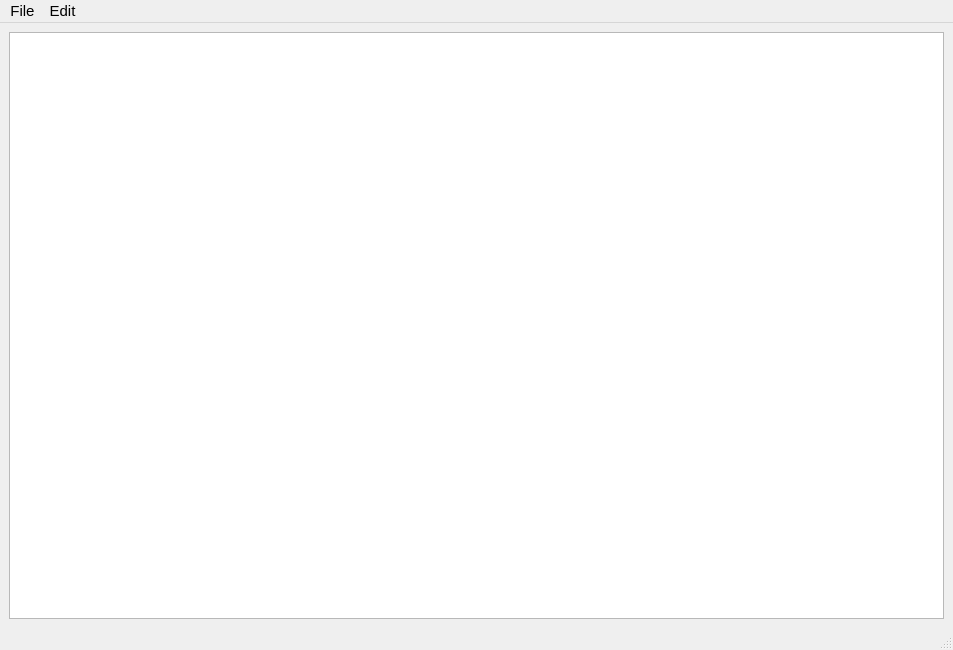
<?xml version="1.0" encoding="UTF-8"?>
<ui version="4.0">
 <class>MainWindow</class>
 <widget class="QMainWindow" name="MainWindow">
  <property name="geometry">
   <rect>
    <x>0</x>
    <y>0</y>
    <width>953</width>
    <height>650</height>
   </rect>
  </property>
  <property name="windowTitle">
   <string>MainWindow</string>
  </property>
  <widget class="QWidget" name="centralwidget">
   <layout class="QVBoxLayout" name="verticalLayout">
    <item>
     <widget class="QTreeView" name="qrcTreeView">
      <property name="font">
       <font>
        <family>Microsoft YaHei UI</family>
        <pointsize>14</pointsize>
       </font>
      </property>
      <property name="accessibleName">
       <string/>
      </property>
     </widget>
    </item>
   </layout>
  </widget>
  <widget class="QMenuBar" name="menubar">
   <property name="geometry">
    <rect>
     <x>0</x>
     <y>0</y>
     <width>953</width>
     <height>26</height>
    </rect>
   </property>
   <property name="font">
    <font>
     <pointsize>11</pointsize>
    </font>
   </property>
   <widget class="QMenu" name="menuFile">
    <property name="font">
     <font>
      <pointsize>11</pointsize>
     </font>
    </property>
    <property name="title">
     <string>File</string>
    </property>
    <addaction name="actionNew"/>
    <addaction name="actionOpen"/>
    <addaction name="separator"/>
    <addaction name="actionSave"/>
    <addaction name="separator"/>
    <addaction name="actionExit"/>
   </widget>
   <widget class="QMenu" name="menuEdit">
    <property name="font">
     <font>
      <pointsize>11</pointsize>
     </font>
    </property>
    <property name="title">
     <string>Edit</string>
    </property>
    <addaction name="actionAdd_prefix"/>
    <addaction name="actionRemove_prefix"/>
   </widget>
   <addaction name="menuFile"/>
   <addaction name="menuEdit"/>
  </widget>
  <widget class="QStatusBar" name="statusbar"/>
  <action name="actionNew">
   <property name="text">
    <string>New</string>
   </property>
   <property name="toolTip">
    <string>New qrc file</string>
   </property>
   <property name="font">
    <font>
     <pointsize>11</pointsize>
    </font>
   </property>
   <property name="shortcut">
    <string>Ctrl+N</string>
   </property>
  </action>
  <action name="actionOpen">
   <property name="text">
    <string>Open</string>
   </property>
   <property name="toolTip">
    <string>Open qrc file</string>
   </property>
   <property name="font">
    <font>
     <pointsize>11</pointsize>
    </font>
   </property>
   <property name="shortcut">
    <string>Ctrl+O</string>
   </property>
  </action>
  <action name="actionSave">
   <property name="text">
    <string>Save</string>
   </property>
   <property name="toolTip">
    <string>Save qrc file</string>
   </property>
   <property name="font">
    <font>
     <pointsize>11</pointsize>
    </font>
   </property>
   <property name="shortcut">
    <string>Ctrl+S</string>
   </property>
  </action>
  <action name="actionExit">
   <property name="text">
    <string>Exit</string>
   </property>
   <property name="font">
    <font>
     <pointsize>11</pointsize>
    </font>
   </property>
   <property name="shortcut">
    <string>Ctrl+Q</string>
   </property>
  </action>
  <action name="actionAdd_prefix">
   <property name="text">
    <string>Add prefix</string>
   </property>
   <property name="font">
    <font>
     <pointsize>11</pointsize>
    </font>
   </property>
  </action>
  <action name="actionRemove_prefix">
   <property name="text">
    <string>Remove prefix</string>
   </property>
   <property name="font">
    <font>
     <pointsize>11</pointsize>
    </font>
   </property>
  </action>
 </widget>
 <resources/>
 <connections/>
</ui>
